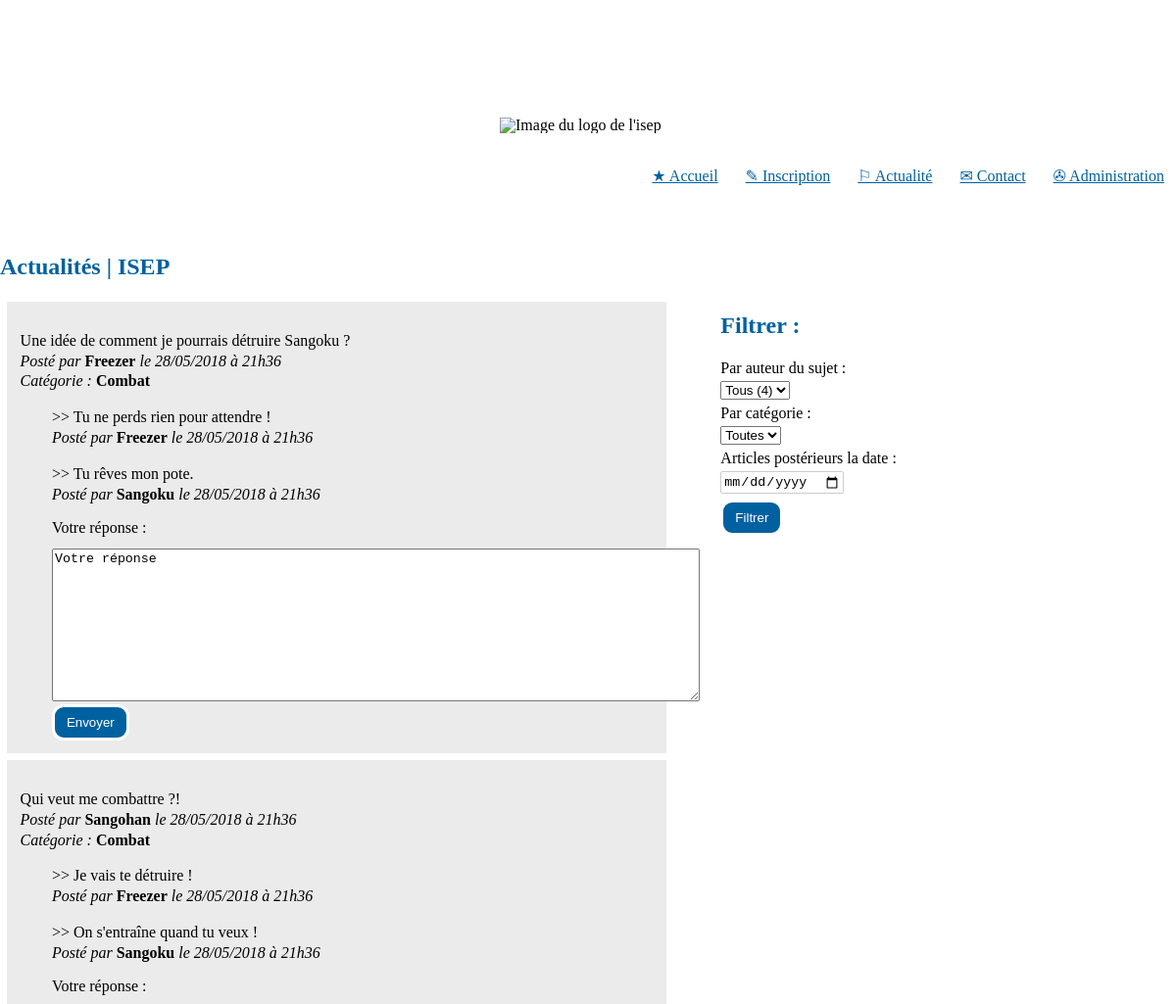
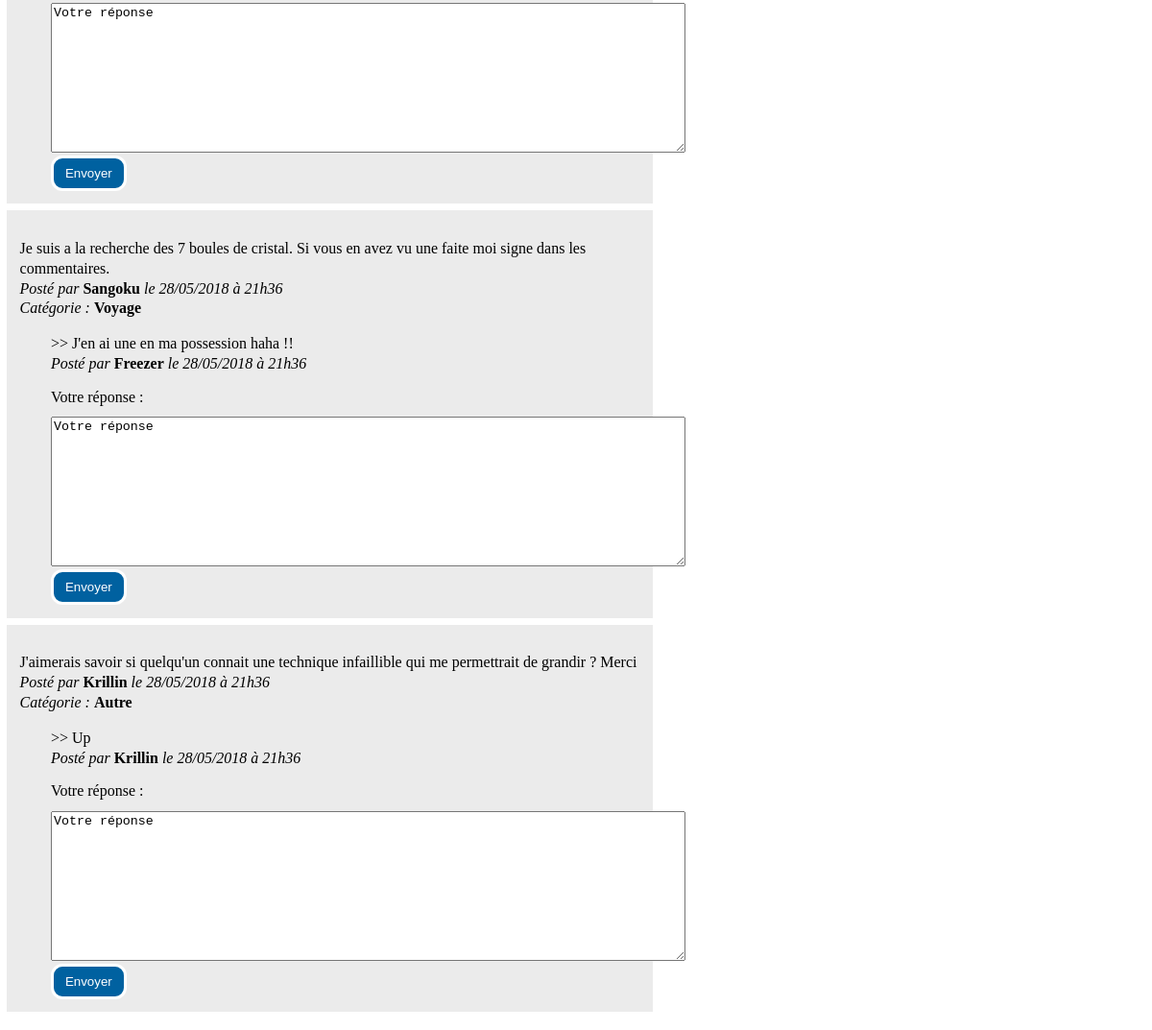
Before: /php/index.php?cible=mainController&function=bouttonActualite with the older database file (2 pictures, top to bottom).
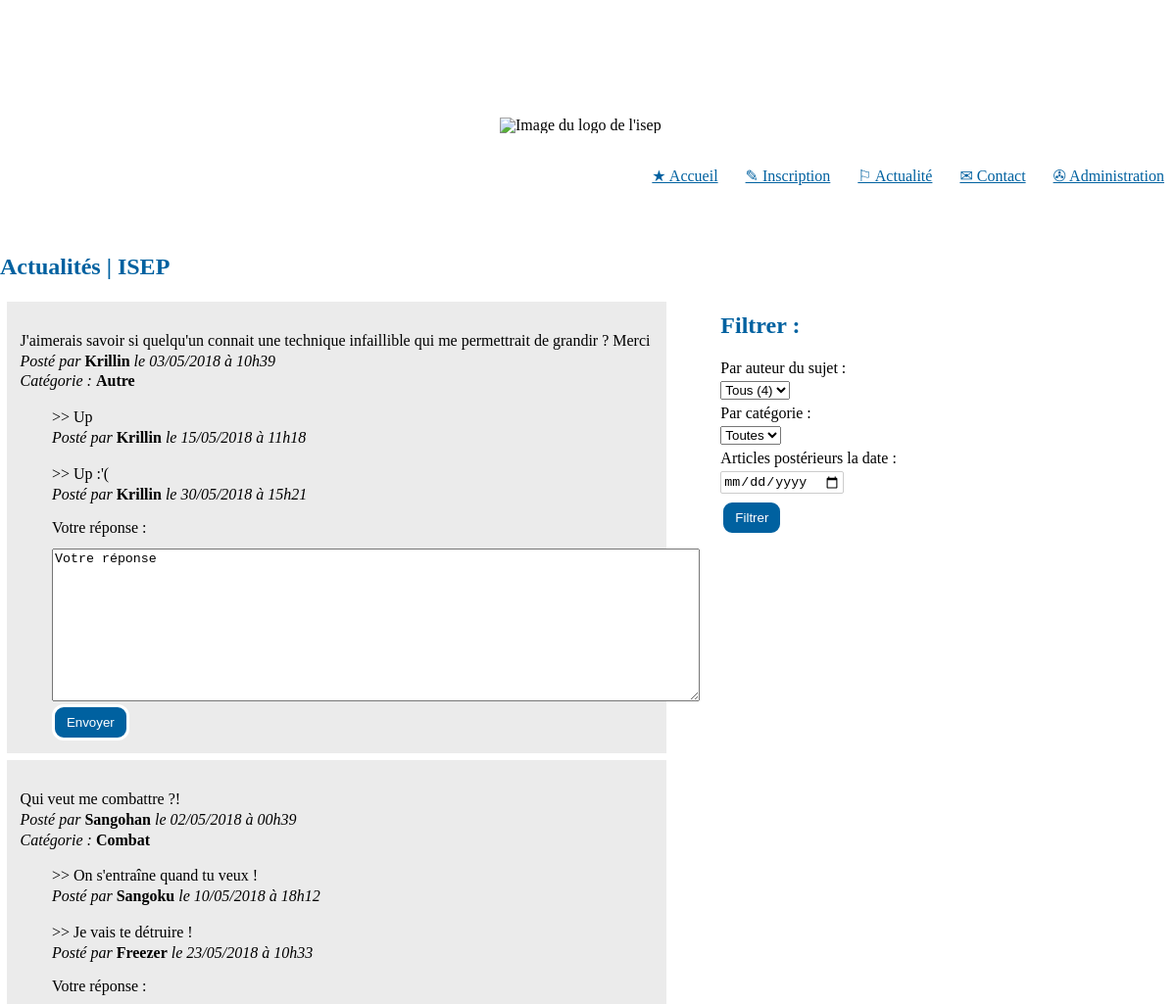
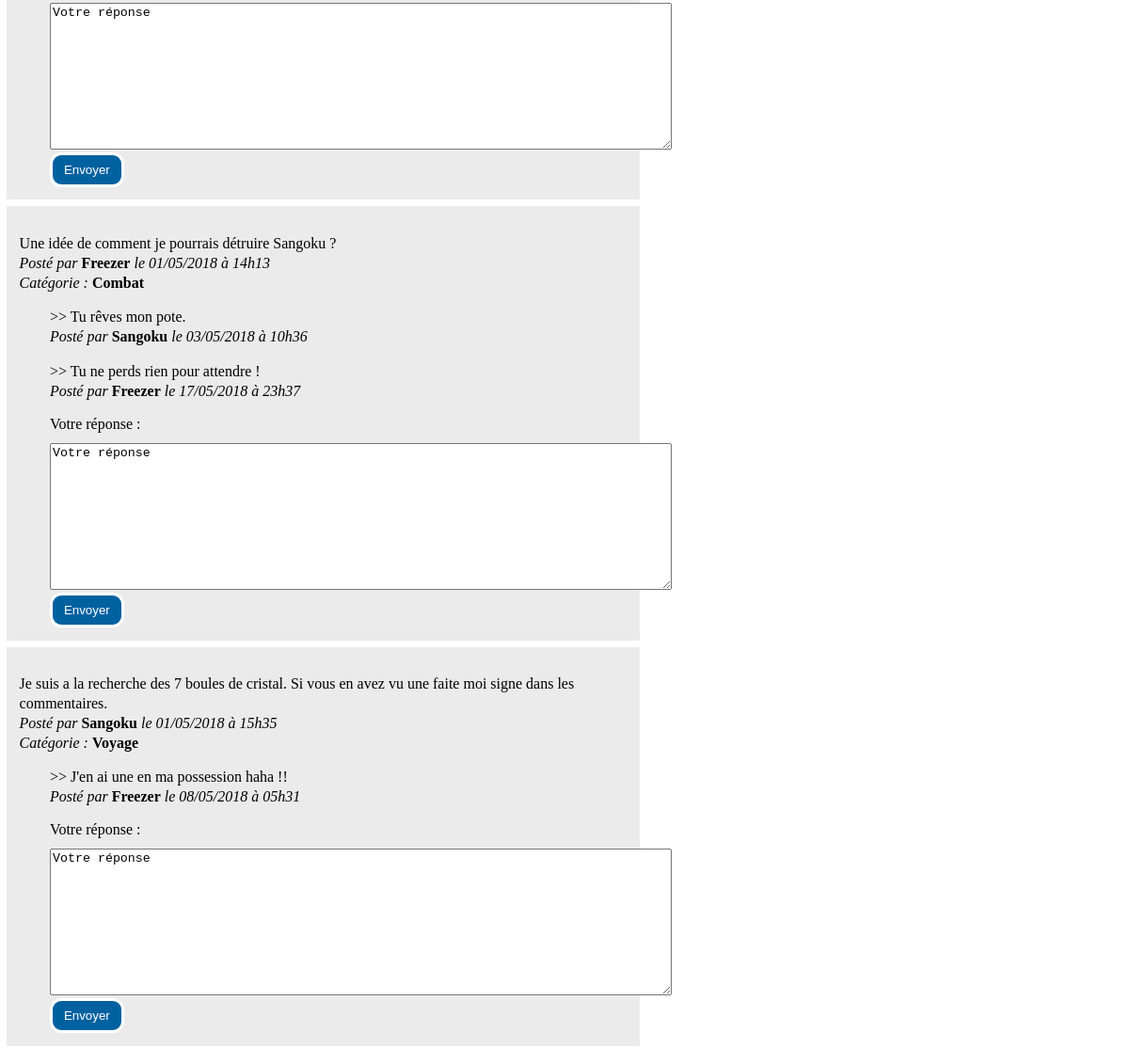
After: the same page with the newer database file (2 pictures, top to bottom).
### tables this page shows
CREATE TABLE IF NOT EXISTS `subjects` (
  `id` int(11) NOT NULL AUTO_INCREMENT,
  `content` text NOT NULL,
  `category` varchar(100) NOT NULL DEFAULT 'Autre',
  `dateTime` datetime NOT NULL DEFAULT CURRENT_TIMESTAMP,
  `user_id` int(11) NOT NULL,
  PRIMARY KEY (`id`)
);

CREATE TABLE IF NOT EXISTS `users` (
  `id` int(11) NOT NULL AUTO_INCREMENT,
  `name` varchar(100) NOT NULL,
  `last_name` varchar(100) NOT NULL,
  `mail` varchar(100) NOT NULL,
  `pass` varchar(100) NOT NULL,
  PRIMARY KEY (`id`)
);

CREATE TABLE IF NOT EXISTS `responses` (
  `id` int(11) NOT NULL AUTO_INCREMENT,
  `content` text NOT NULL,
  `dateTime` datetime NOT NULL DEFAULT CURRENT_TIMESTAMP,
  `subject_id` int(11) NOT NULL,
  `user_id` int(11) NOT NULL,
  PRIMARY KEY (`id`)
);

### php/controllers/mainController.php (called while the page is built, shortened)
<?php
if (!isset($_GET['function']) || empty($_GET['function'])) {
    $function = "default";
} else {
    $function = $_GET['function'];
}
switch ($function) {
    case 'bouttonActualite':
        $vue = 'sujet';
        break;
}
require "views/header.php";
include('views/' . $vue . '.php');

### php/models/requetes.php (called while the page is built, shortened)
<?php
function get_subjects(PDO $bdd, int $n): array {
    $statement = $bdd->prepare('SELECT subjects.id AS subject_id, subjects.dateTime AS subjectDateTime,MAX(responses.dateTime) AS lastResponseDateTime, subjects.category, subjects.content AS subjectContent,users.name AS subjectUserName
                                         FROM ((subjects
                                         INNER JOIN users ON subjects.user_id = users.id )
                                         /*Pour aussi récupérer les sujets qui n ont pas encore de réponses on utilise LEFT JOIN*/
                                         LEFT JOIN responses ON responses.subject_id = subjects.id)
                                         GROUP BY subjects.id
                                         ORDER  BY lastResponseDateTime DESC
                                         LIMIT '.$n);
    $statement->execute();
    $return = $statement->fetchAll();
    return $return;
}
function get_responses(PDO $bdd): array {
    $statement = $bdd->prepare('SELECT responses.dateTime AS responseDateTime,users.name AS responseUserName,responses.content AS responseContent, subjects.id AS subject_id
                                         FROM ((responses
                                         INNER JOIN users ON responses.user_id = users.id)
                                         INNER JOIN subjects ON responses.subject_id = subjects.id)
                                         ORDER BY responses.dateTime ASC
                                         ');
    $statement->execute();
    return $statement->fetchAll();
}
function getNumSubjects(PDO $bdd): array {
    $statement = $bdd->prepare('SELECT COUNT(*) FROM subjects');
    $statement->execute();
    return $statement->fetch();
}

### php/views/fonctions.php (the view, shortened to what this page needs)
<?php
function displayInscription(){
    if(!isUserConnected()){
        echo ("<a href=\"index.php?cible=mainController&function=bouttonInscription\" class=\"liens\">&#9998; Inscription</a>");
    }
}
function dateFr($dateUS){
    $dateFR = strftime('%d-%m-%Y',strtotime($dateUS));
    $dateFRslash=str_replace (  '-' , '/' ,$dateFR);
    return $dateFRslash;
}
function heureFr(string $heureUS){
    $heureFr = explode(' ',$heureUS);
    $heureFr1 = substr_replace($heureFr[1], '', -3, 3);
    $heureFr2 =str_replace (  ':' , 'h' ,$heureFr1);
    return $heureFr2;
}
function recupereSubjects($bdd,$n){
    $subjects = get_subjects($bdd,$n);
    foreach ($subjects as $key=>$elm){
        $subjects[$key]['subjectDate'] = dateFr($subjects[$key]['subjectDateTime']);
        $subjects[$key]['subjectTime'] = heureFr($subjects[$key]['subjectDateTime']);
    }
    return $subjects;
}
function recupereResponses($bdd){
    $responses = get_responses($bdd);
    foreach ($responses as $key=>$elm){
        $responses[$key]['responseDate'] = dateFr($responses[$key]['responseDateTime']);
        $responses[$key]['responseTime'] = heureFr($responses[$key]['responseDateTime']);
    }
    return $responses;
}
function displaySubjectsAndResponse($bdd,$n){
    $subjects = recupereSubjects($bdd, $n);
    $responses = recupereResponses($bdd);
    foreach ($subjects as $key => $elm) {
                echo(
                    "<div class='subjectWrapper'><p>"
                        . $subjects[$key]['subjectContent'] . " <br>
                            <em>Posté par</em> <strong>" . $subjects[$key]['subjectUserName'] . "</strong> <em>le " . $subjects[$key]['subjectDate'] . " à " . $subjects[$key]['subjectTime'] . "  </em> <br>
                            <em>Catégorie : </em> <strong>" . $subjects[$key]['category'] . "</strong>
                    </p>"
                    );
                foreach ($responses as $keyR => $elmR) {
                    if ($subjects[$key]['subject_id']===$responses[$keyR]['subject_id']) {
                        echo(
                            "<p class='marginleft'>
                                   >> " .$responses[$keyR]['responseContent']. " <br>
                                   <em>Posté par</em> <strong>" . $responses[$keyR]['responseUserName'] . "</strong> <em>le " . $responses[$keyR]['responseDate'] . " à " . $responses[$keyR]['responseTime'] . " </em>
                               </p>"
                        );
                    }
                }
                $get = $subjects[$key]['subject_id'];
                echo("
                     <form class='marginleft' action=\"index.php?cible=mainController&function=postResponse&subject_id=$get\" method=\"post\">
                         <label> <span> Votre réponse : </span>
                             <br>
                             <textarea cols=\"80\" rows=\"10\" name=\"content\">Votre réponse</textarea>
                         </label>
                         <br>
                         <button type=\"submit\">Envoyer</button>
                         <br>
                     </form>
                    </div>"
                );
    }
}

### php/views/header.php (shortened to what this page needs)
<!DOCTYPE html>
<html lang="en">
<head>
    <link rel="stylesheet" href="../css/reset.css">
    <link rel="stylesheet" href="../css/style.css">
    <link rel="stylesheet" href="../css/header.css">
    <link rel="stylesheet" href="../css/formControl.css">
    <link rel="stylesheet" href="../css/<?php echo $vue?>.css">
</head>
<body>
    <header>
        <img id='logo' src="../../res/img/Logo_isep.png" alt="Image du logo de l'isep" title="Logo de l'isep" />
        <nav>
            <a href="index.php?cible=mainController" class="liens">&starf; Accueil</a>
            <?php displayInscription() ?>
            <a href="index.php?cible=mainController&function=bouttonActualite" class="liens">&#9872; Actualité</a>
            <a href="index.php?cible=mainController&function=bouttonContact" class="liens">&#9993; Contact</a>
            <a href="index.php?cible=mainController&function=bouttonAdministration" class="liens">&#9991; Administration</a>
        </nav>
    </header>

### php/views/sujet.php (shortened to what this page needs)
<div class = 'pageWrapper'>
    <div class="forum">
        <h2>Actualités | ISEP</h2>
        <?php displaySubjectsAndResponse($bdd,100);?>
    </div>
    <aside class="filter">
        <h2>Filtrer :</h2>
        <form action="index.php?cibel=mainController&function=filter">
            <label> Par auteur du sujet : <br>
                <select name="filteAauthor">
                    <option value="test1" selected>Tous (<?= getNumSubjects($bdd)[0] ?>)</option>
                </select>
            </label> <br>
            <label> Par catégorie : <br>
                <select name="filterCategory">
                    <option value="test1" selected>Toutes</option>
                </select>
            </label> <br>
            <label> Articles postérieurs la date : <br>
                <input type="date">
            </label> <br>
            <button type="submit">Filtrer</button>
        </form>
    </aside>
</div>

### php/index.php (shortened to what this page needs)
<?php
include "controllers/fonctions.php";
include "views/fonctions.php";
if(isset($_GET['cible']) && !empty($_GET['cible'])) {
    $url = $_GET['cible'];
} else {
    $url = 'mainController';
}
include('controllers/' . $url . '.php');
?>
    </body>
</html>

### css/style.css (style rules this page uses)
html { --orange-isep: rgb(245,161,1); --blue-isep: rgb(0,97,160); --grey-isep: rgb(226,226,226); }
body { width: 1200px; font-family: serif; margin: 70px auto 1%; }
nav { text-align: end; margin-top: 3%; }
aside { margin: 0% 10% 0% 4%; }
.liens { text-decoration: underline; color: var(--blue-isep); margin-left: 1%; margin-right: 1%; }
a { color: white; }
em { font-style: italic; }
strong { font-weight: bold; }
h2 { color: var(--blue-isep); font-weight: bold; font-size: 150%; margin-top: 1em; margin-bottom: 1em; }
label { margin-bottom: 2%; }
input { margin-top: 1%; margin-bottom: 1%; }
p { line-height: 130%; display: block; margin-top: 1em; margin-bottom: 1em; text-align: start; }
button { padding: 8px 12px 8px 12px; background-color: var(--blue-isep); color: white; border: solid; border-radius: 12px; }
textarea { margin-top: 2%; }

### css/header.css (style rules this page uses)
#logo { display: block; max-width: 15%; height: auto; margin: auto; }

### css/formControl.css (style rules this page uses)
body { padding-top: 50px; }
input { padding: 2px; border: 1px solid #CCC; border-radius: 2px; outline: none; }

### css/sujet.css (style rules this page uses)
.marginleft { margin-left: 5%; }
.subjectWrapper { background-color: #EBEBEB; padding: 2%; margin: 1%; }
.pageWrapper { display: flex; }
select, input { margin-top:3%; margin-bottom:3%; }
.filter { margin-top: 5%; }

Changed rows visible on the page:
changed subjects "Autre": subjectDate "28/05/2018" → "03/05/2018"; subjectTime "21h36" → "10h39"; moves up the list
changed responses "Up": responseDate "28/05/2018" → "15/05/2018"; responseTime "21h36" → "11h18"
added responses: content "Up :'(", user.name "Krillin", responseDate "30/05/2018", responseTime "15h21", shown under subjects "Autre"
changed subjects "Qui veut me combattre ?!": subjectDate "28/05/2018" → "02/05/2018"; subjectTime "21h36" → "00h39"; moves down the list
changed responses "On s'entraîne quand tu veux !": responseDate "28/05/2018" → "10/05/2018"; responseTime "21h36" → "18h12"; moves up the list
changed responses "Je vais te détruire !": responseDate "28/05/2018" → "23/05/2018"; responseTime "21h36" → "10h33"
changed subjects "Une idée de comment je pourrais détruire Sangoku ?": subjectDate "28/05/2018" → "01/05/2018"; subjectTime "21h36" → "14h13"
changed responses "Tu rêves mon pote.": responseDate "28/05/2018" → "03/05/2018"; responseTime "21h36" → "10h36"; moves up the list
changed responses "Tu ne perds rien pour attendre !": responseDate "28/05/2018" → "17/05/2018"; responseTime "21h36" → "23h37"
changed subjects "Voyage": subjectDate "28/05/2018" → "01/05/2018"; subjectTime "21h36" → "15h35"
changed responses "J'en ai une en ma possession haha !!": responseDate "28/05/2018" → "08/05/2018"; responseTime "21h36" → "05h31"
